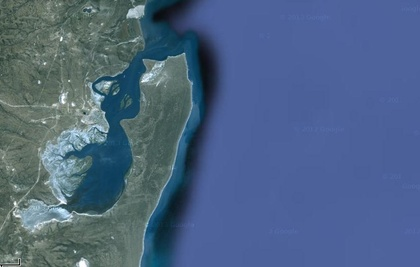
%> input picture 1000/39.jpg, 420 x 267 px, shrunk from 818 x 520 before the run
$ octave classify.m   (GNU Octave 9; MATLAB toolbox functions it lacks are replaced by stand-ins)
%> lines starting %> are read from the running program, lines starting %| are printed output that depends on the picture
clc;
clear all;
close;
prompt={'Enter your type(all small letters):','Enter your picture number(1-150)'};
title='Classification of Images';
answer=inputdlg(prompt,title);
%> the answer given: 3
%> the answer given: 1
answert=strcat('D:\Classification proj\1000\',answer{1},'\',answer{2},'.jpg');
coastal=imread('D:\Classification proj\1000\39.jpg');%reference image
%> coastal is the input picture: size 267x420x3 uint8; mean R, G, B 77.4, 99.8, 131.1
[mc nc k]=size(coastal);%converting reference image into array in form of [256 256 3]
%> mc = 267; nc = 420; k = 3
coastal1=imread('D:\Classification proj\1000\148.jpg');%reference image
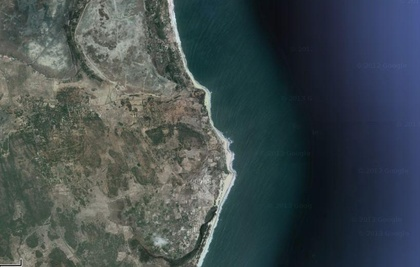
%> input picture 1000/148.jpg, 420 x 267 px, shrunk from 818 x 520 before the run
%> coastal1 is the input picture: size 267x420x3 uint8; mean R, G, B 66, 76.5, 79.1
[mc1 nc1 k]=size(coastal1);
%> mc1 = 267; nc1 = 420
coastal2=imread('D:\Classification proj\1000\232.jpg');%reference image
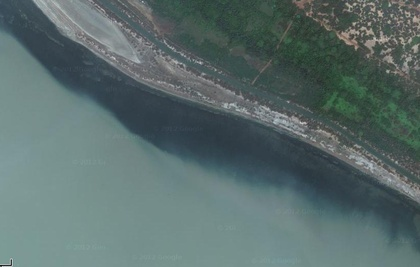
%> input picture 1000/232.jpg, 420 x 267 px, shrunk from 818 x 520 before the run
%> coastal2 is the input picture: size 267x420x3 uint8; mean R, G, B 90.3, 108.7, 107.7
[mc2 nc2 k]=size(coastal2);
%> mc2 = 267; nc2 = 420
metro=imread('D:\Classification proj\1000\37.jpg');%reference image
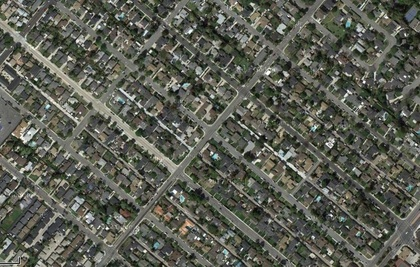
%> input picture 1000/37.jpg, 420 x 267 px, shrunk from 818 x 520 before the run
%> metro is the input picture: size 267x420x3 uint8; mean R, G, B 90.6, 92.7, 82.6
[mm nm k]=size(metro);
%> mm = 267; nm = 420
metro1=imread('D:\Classification proj\1000\45.jpg');%reference image
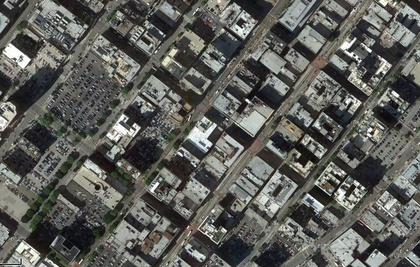
%> input picture 1000/45.jpg, 420 x 267 px, shrunk from 818 x 520 before the run
%> metro1 is the input picture: size 267x420x3 uint8; mean R, G, B 93.7, 94.3, 89.8
[mm1 nm1 k]=size(metro1);
%> mm1 = 267; nm1 = 420
forest=imread('D:\Classification proj\1000\96.jpg');%reference image
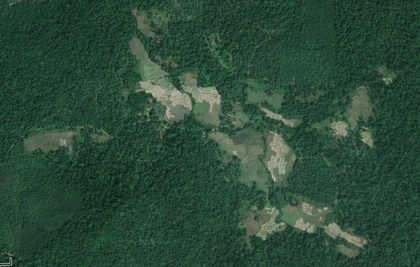
%> input picture 1000/96.jpg, 420 x 267 px, shrunk from 818 x 520 before the run
%> forest is the input picture: size 267x420x3 uint8; mean R, G, B 43.8, 74.9, 56.8
[mf nf k]=size(forest);
%> mf = 267; nf = 420
%> (the run ends here)
